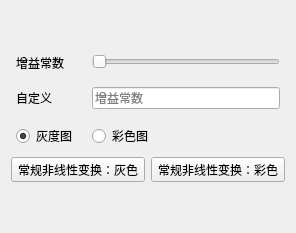
                <widget class="QWidget" name="adjPage_NdpLinear">
                 <layout class="QVBoxLayout" name="verticalLayout_22">
                  <item>
                   <spacer name="verticalSpacer_13">
                    <property name="orientation">
                     <enum>Qt::Vertical</enum>
                    </property>
                    <property name="sizeHint" stdset="0">
                     <size>
                      <width>20</width>
                      <height>40</height>
                     </size>
                    </property>
                   </spacer>
                  </item>
                  <item>
                   <layout class="QFormLayout" name="formLayout_14">
                    <property name="horizontalSpacing">
                     <number>15</number>
                    </property>
                    <property name="verticalSpacing">
                     <number>15</number>
                    </property>
                    <property name="leftMargin">
                     <number>5</number>
                    </property>
                    <property name="topMargin">
                     <number>3</number>
                    </property>
                    <property name="rightMargin">
                     <number>5</number>
                    </property>
                    <property name="bottomMargin">
                     <number>3</number>
                    </property>
                    <item row="0" column="0">
                     <widget class="QLabel" name="NdpLinear_lab1">
                      <property name="text">
                       <string>增益常数</string>
                      </property>
                     </widget>
                    </item>
                    <item row="0" column="1">
                     <widget class="QSlider" name="NdpLinear_slider1">
                      <property name="maximum">
                       <number>80</number>
                      </property>
                      <property name="orientation">
                       <enum>Qt::Horizontal</enum>
                      </property>
                     </widget>
                    </item>
                    <item row="1" column="0">
                     <widget class="QLabel" name="NdpLinear_lab2">
                      <property name="text">
                       <string>自定义</string>
                      </property>
                     </widget>
                    </item>
                    <item row="1" column="1">
                     <widget class="QLineEdit" name="NdpLinear_edit">
                      <property name="placeholderText">
                       <string>增益常数</string>
                      </property>
                     </widget>
                    </item>
                    <item row="2" column="0">
                     <widget class="QRadioButton" name="NdpLinear_rbtn1">
                      <property name="text">
                       <string>灰度图</string>
                      </property>
                      <property name="checked">
                       <bool>true</bool>
                      </property>
                     </widget>
                    </item>
                    <item row="2" column="1">
                     <widget class="QRadioButton" name="NdpLinear_rbtn2">
                      <property name="text">
                       <string>彩色图</string>
                      </property>
                     </widget>
                    </item>
                   </layout>
                  </item>
                  <item>
                   <layout class="QHBoxLayout" name="horizontalLayout_38">
                    <item>
                     <widget class="QToolButton" name="NdpNormal_tbtn1">
                      <property name="text">
                       <string>常规非线性变换：灰色</string>
                      </property>
                     </widget>
                    </item>
                    <item>
                     <widget class="QToolButton" name="NdpNormal_tbtn2">
                      <property name="text">
                       <string>常规非线性变换：彩色</string>
                      </property>
                     </widget>
                    </item>
                   </layout>
                  </item>
                  <item>
                   <spacer name="verticalSpacer_14">
                    <property name="orientation">
                     <enum>Qt::Vertical</enum>
                    </property>
                    <property name="sizeHint" stdset="0">
                     <size>
                      <width>20</width>
                      <height>40</height>
                     </size>
                    </property>
                   </spacer>
                  </item>
                 </layout>
                </widget>
